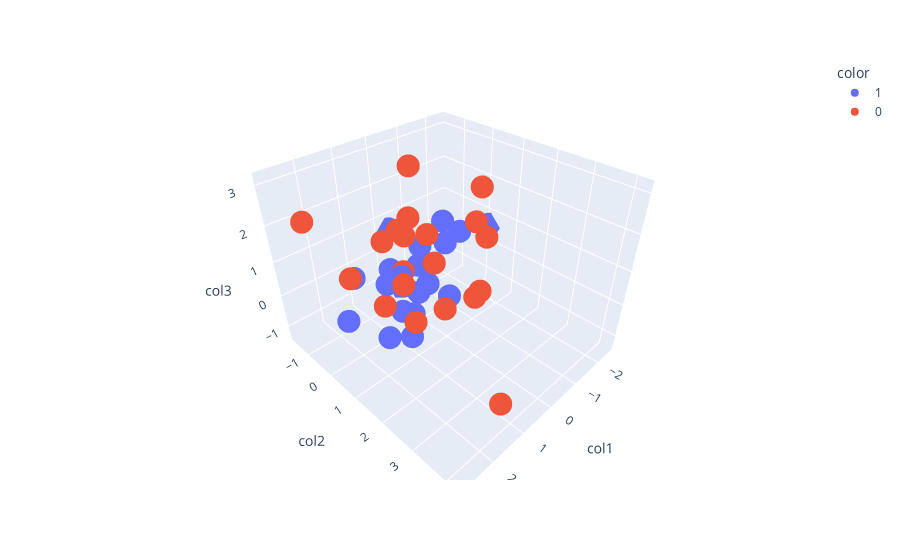

Notebook code for this chart:
### Code cell
fig = px.scatter_3d(df, x='col1', y='col2', z='col3', color=df['target'].astype('str'))
fig.update_traces(marker=dict(size=12,
                              line=dict(width=2,
                                        color='Grey')),
                  selector=dict(mode='marker'))
fig.show()

### Figure 1 — Plotly figure (JSON) as saved in the notebook; plotly's stock layout.template omitted (floating-point values rounded to 4 significant figures)
{"data": [{"hovertemplate": "color=1<br>col1=%{x}<br>col2=%{y}<br>col3=%{z}<extra></extra>", "legendgroup": "1", "marker": {"color": "#636efa", "symbol": "circle"}, "mode": "markers", "name": "1", "scene": "scene", "showlegend": true, "type": "scatter3d", "x": [0.667, 0.9486, -0.3675, 1.772, 0.3223, -1.01, -1.838, 1.045, 0.2411, 1.267, 1.415, 1.968, -2.506, -0.02254, 0.4206, -0.04544, -0.4208, 0.1901, -0.3316, -0.9926], "y": [0.02581, 0.7017, -1.137, -0.3475, 0.06034, 0.4417, -0.9388, 0.5382, -0.9525, 0.1736, 0.4577, -0.5478, 0.147, 0.01342, 0.4116, 1.041, -0.552, 0.5121, -1.632, -0.1613], "z": [-0.7776, -1.051, -1.322, 0.6701, -1.043, 1.129, -0.2018, 0.8121, -0.1363, -1.223, 0.7289, -0.6794, 0.6062, 0.9359, -0.07132, -0.09403, -0.1211, 0.1315, 0.6191, 1.192]}, {"hovertemplate": "color=0<br>col1=%{x}<br>col2=%{y}<br>col3=%{z}<extra></extra>", "legendgroup": "0", "marker": {"color": "#EF553B", "symbol": "circle"}, "mode": "markers", "name": "0", "scene": "scene", "showlegend": true, "type": "scatter3d", "x": [1.251, 0.7319, 1.677, 1.01, 0.7489, 0.2907, 0.8989, 2.011, 0.2046, 1.425, 1.438, 2.224, -0.7233, 2.823, 0.1771, 1.234, -1.39, -1.028, -0.7643, 0.3849], "y": [0.1864, 0.5174, 4.188, 1.438, 2.593, 0.867, 0.436, 1.921, -0.01154, 1.441, 1.1, 0.2304, 1.461, -0.3329, -0.5981, 0.05278, 0.6667, 1.131, 1.567, 1.324], "z": [1.704, 2.245, -0.08056, 2.328, 1.171, 0.9826, 0.821, 2.933, 3.151, 0.1826, 1.065, 1.192, -0.08537, 2.637, 1.227, -0.2616, 1.344, 2.603, 1.549, -0.1032]}], "layout": {"legend": {"title": {"text": "color"}, "tracegroupgap": 0}, "margin": {"t": 60}, "scene": {"domain": {"x": [0, 1], "y": [0, 1]}, "xaxis": {"title": {"text": "col1"}}, "yaxis": {"title": {"text": "col2"}}, "zaxis": {"title": {"text": "col3"}}}}}
